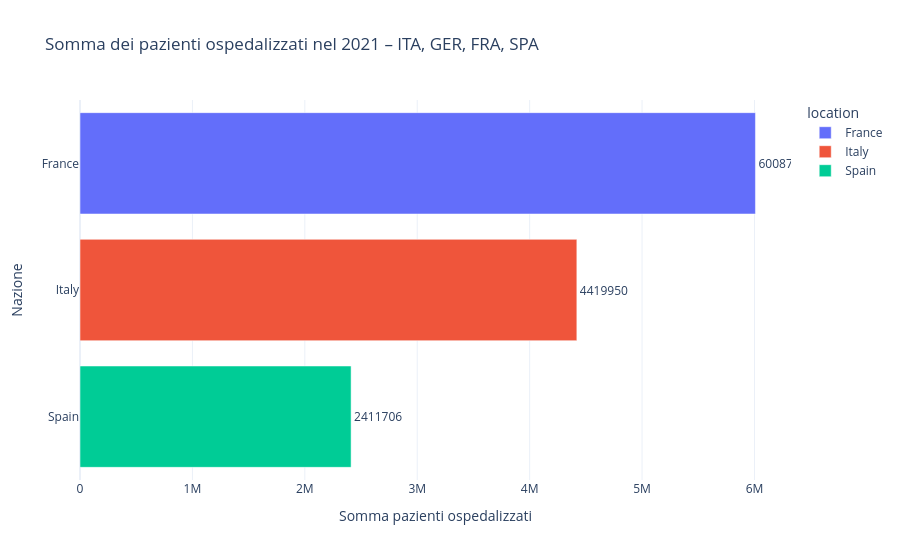

Notebook code for this chart:
### Code cell
# grafico pazzienti ospedalizzati 2021 Ita,Fra,Spa,Ger

fig_hosp = px.bar(
    somma_hosp.reset_index(),   # converte l'indice in colonna per usarlo nel grafico
    x="hosp_patients",          # valori numerici sull'asse X (somma pazienti)
    y="location",               # categorie sull'asse Y (nazioni)
    orientation="h",            # barre orizzontali invece che verticali
    title="Somma dei pazienti ospedalizzati nel 2021 – ITA, GER, FRA, SPA",  # titolo del grafico
    color="location",           # colore diverso per ogni nazione
    text="hosp_patients"        # mostra il valore numerico accanto alla barra
)
       # parametri del layout

fig_hosp.update_layout(
    template="plotly_white",    # stile grafico chiaro e pulito
    xaxis_title="Somma pazienti ospedalizzati",  # etichetta asse X
    yaxis_title="Nazione",      # etichetta asse Y
)
      # Aggiorno tutte le tracce del grafico impostando la posizione del testo sopra le barre

fig_hosp.update_traces(
    textposition="outside"      # posiziona i valori fuori dalle barre
)

fig_hosp.show()                      # visualizza il grafico

### Figure 1 — Plotly figure (JSON) as saved in the notebook; plotly's stock layout.template omitted (floating-point values rounded to 4 significant figures)
{"data": [{"hovertemplate": "location=%{y}<br>hosp_patients=%{text}<extra></extra>", "legendgroup": "France", "marker": {"color": "#636efa", "pattern": {"shape": ""}}, "name": "France", "orientation": "h", "showlegend": true, "text": [6009000.0], "textposition": "outside", "type": "bar", "x": [6009000.0], "xaxis": "x", "y": ["France"], "yaxis": "y"}, {"hovertemplate": "location=%{y}<br>hosp_patients=%{text}<extra></extra>", "legendgroup": "Italy", "marker": {"color": "#EF553B", "pattern": {"shape": ""}}, "name": "Italy", "orientation": "h", "showlegend": true, "text": [4420000.0], "textposition": "outside", "type": "bar", "x": [4420000.0], "xaxis": "x", "y": ["Italy"], "yaxis": "y"}, {"hovertemplate": "location=%{y}<br>hosp_patients=%{text}<extra></extra>", "legendgroup": "Spain", "marker": {"color": "#00cc96", "pattern": {"shape": ""}}, "name": "Spain", "orientation": "h", "showlegend": true, "text": [2412000.0], "textposition": "outside", "type": "bar", "x": [2412000.0], "xaxis": "x", "y": ["Spain"], "yaxis": "y"}], "layout": {"barmode": "relative", "legend": {"title": {"text": "location"}, "tracegroupgap": 0}, "title": {"text": "Somma dei pazienti ospedalizzati nel 2021 – ITA, GER, FRA, SPA"}, "xaxis": {"anchor": "y", "domain": [0, 1], "title": {"text": "Somma pazienti ospedalizzati"}}, "yaxis": {"anchor": "x", "categoryarray": ["Spain", "Italy", "France"], "categoryorder": "array", "domain": [0, 1], "title": {"text": "Nazione"}}}}
